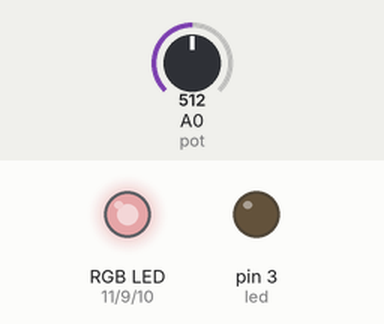
This sketch was run on a simulated Arduino Uno, built with avr-gcc and run on an emulated ATmega328P. Shown: an RGB LED mixed from three pins (HIGH = lit), output pins drawn as LEDs (lit = HIGH). Dashed ring = blinking. Inputs (shaded band) come from the test bench; at power-on: A0 (pot) = 512. Dim RGB values are drawn brighter than linear.

Above: at 1.2 s.
1.3 s: A0 (pot) set to 306
At 1.65 s:
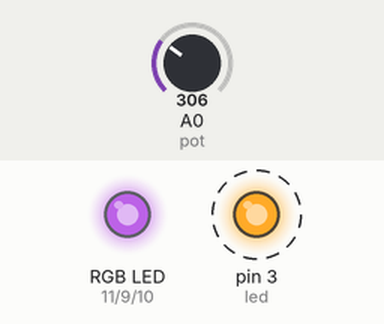
4.3 s: A0 (pot) set to 122
At 4.81 s:
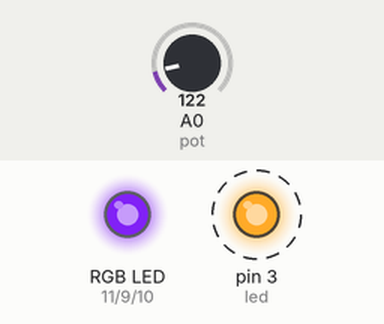
7.3 s: A0 (pot) set to 0
At 7.45 s:
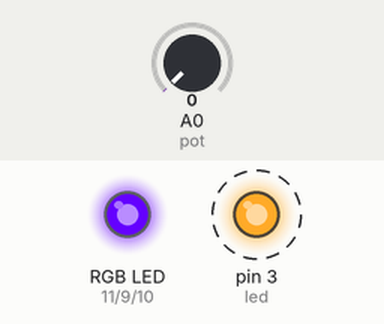
10.3 s: A0 (pot) set to 716
At 12.0 s:
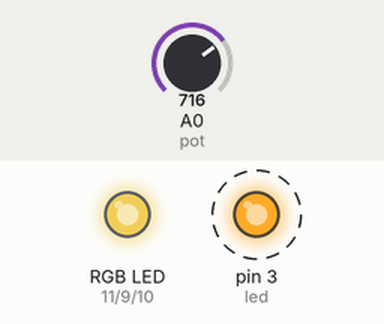
13.3 s: A0 (pot) set to 900
At 14.3 s:
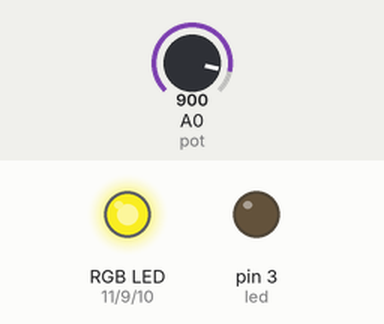
16.3 s: A0 (pot) set to 511
At 16.7 s:
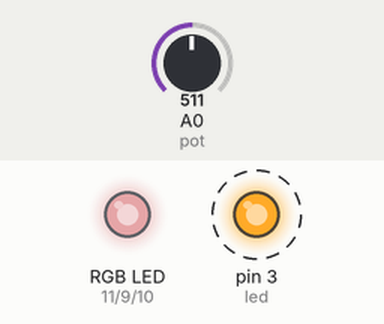
Timing chart, 0 to 20.3 s (numbered marks = the images above; inputs shaded):
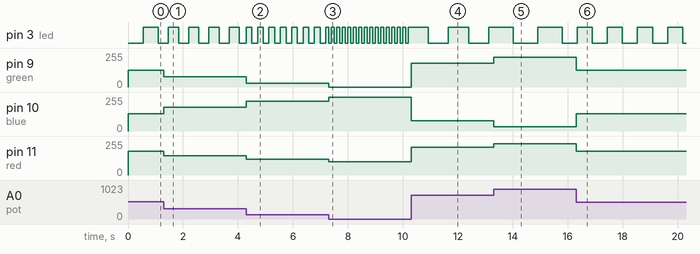

The sketch:

Q2_MaRS_Recruitment_T1.ino
```cpp
// C++ code
//
// controlling RGB LED + blinking LED using potentiometer

int pot = A0;

// my RGB connections (custom order)
int green = 9;
int blue  = 10;
int red   = 11;

int led = 3;

unsigned long prevTime = 0;
int ledState = 0;

void setup() {
  pinMode(green, OUTPUT);
  pinMode(blue, OUTPUT);
  pinMode(red, OUTPUT);
  pinMode(led, OUTPUT);
}

void loop() {

  int value = analogRead(pot);   // read knob (0–1023)

  // changing color
  int g = map(value, 0, 1023, 0, 255);
  int b = map(value, 0, 1023, 255, 0);
  int r = map(value, 0, 1023, 100, 255);

  analogWrite(green, g);
  analogWrite(blue, b);
  analogWrite(red, r);

  // blinking LED speed
  int speed = map(value, 0, 1023, 100, 1000);

  unsigned long now = millis();

  if (now - prevTime >= speed) {
    prevTime = now;
    ledState = !ledState;
    digitalWrite(led, ledState);
  }
}
```

Measured:
- after the input at 1.3 s, pin 3 (led): alternates HIGH for 0.37 s and LOW for 0.37 s, starting after 0.17 s; pin 9 (green): 127/255 → 76/255 at once; pin 10 (blue): 128/255 → 179/255 at once; pin 11 (red): 177/255 → 146/255 at once
- after the input at 4.3 s, pin 3 (led): alternates HIGH for 0.21 s and LOW for 0.21 s, starting at once; pin 9 (green): 76/255 → 30/255 at once; pin 10 (blue): 179/255 → 225/255 at once; pin 11 (red): 146/255 → 118/255 at once
- after the input at 7.3 s, pin 3 (led): alternates HIGH for 0.10 s and LOW for 0.10 s, starting at once; pin 9 (green): 30/255 → 0/255 at once; pin 10 (blue): 225/255 → 255/255 at once; pin 11 (red): 118/255 → 100/255 at once
- after the input at 10.3 s, pin 3 (led): alternates HIGH for 0.73 s and LOW for 0.73 s, starting after 0.63 s; pin 9 (green): 0/255 → 178/255 at once; pin 10 (blue): 255/255 → 77/255 at once; pin 11 (red): 100/255 → 208/255 at once
- after the input at 13.3 s, pin 9 (green): 178/255 → 224/255 at once; pin 10 (blue): 77/255 → 31/255 at once; pin 11 (red): 208/255 → 236/255 at once
- after the input at 16.3 s, pin 3 (led): alternates HIGH for 0.55 s and LOW for 0.55 s, starting at once; pin 9 (green): 224/255 → 127/255 at once; pin 10 (blue): 31/255 → 128/255 at once; pin 11 (red): 236/255 → 177/255 at once
